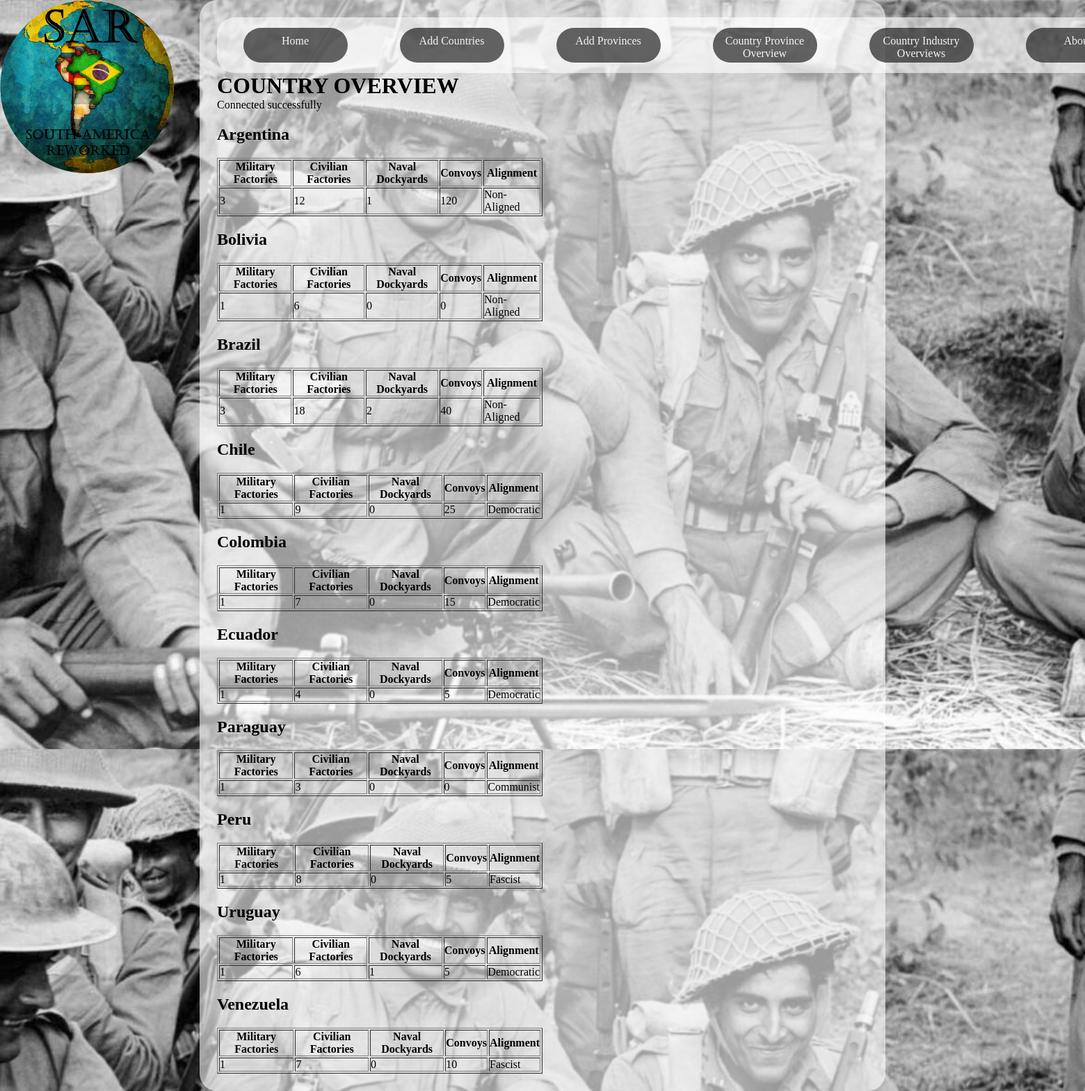
/HeartsOfIronIVSouthAmerica/countryindustry.php, run on the app's committed database.
### tables this page shows
CREATE TABLE `country` (
  `NAME` varchar(50) NOT NULL,
  `MILITARY` int(11) DEFAULT NULL,
  `CIVILIAN` int(11) DEFAULT NULL,
  `NAVAL` int(11) DEFAULT NULL,
  `CONVOYS` int(11) DEFAULT NULL,
  `ALIGNMENT` varchar(50) DEFAULT NULL
);

### HeartsOfIronIVSouthAmerica/countryindustry.php (the view, shortened to what this page needs)
<!DOCTYPE html>
<html>
    <head>
        <link rel="stylesheet" type="text/css" href="southamericaexpanded.css">
    </head>
    <body>
        <a class="navlink" href="infopage.php"><a<div id="logo">
                </div></a>
            <div id="wrap">
                <div id="navbar">
                    <a class="navlink" href="infopage.php"><div class="navbut"><div class="navtext"><p>
                                    Home
                                </p></div></div></a>
                    <a class="navlink" href="addcountry.php"><div class="navbut"><div class="navtext"><p>
                                    Add Countries
                                </p></div></div></a>
                    <a class="navlink" href="addprovince.php"><div class="navbut"><div class="navtext"><p>
                                    Add Provinces
                                </p></div></div></a>
                    <a class="navlink" href="countryoverview.php"><div class="navbut"><div class="navtext"><p>
                                    Country Province Overview
                                </p></div></div></a>
                    <a class="navlink" href="countryindustry.php"><div class="navbut"><div class="navtext"><p>
                                    Country Industry Overviews
                                </p></div></div></a>
                    <a class="navlink" href="about.php"><div class="navbut"><div class="navtext"><p>
                                    About
                                </p></div></div></a>
                </div>
                <h1>
                    COUNTRY OVERVIEW
                </h1>
                <?php
                $servername = "localhost";
                $username = "root";
                $password = "";
                $DBC = mysqli_connect($servername, $username, $password);
                if (!$DBC) {
                    die("Connection failed: " . mysqli_connect_error());
                } else {
                    echo "<p>Connected successfully</p>";
                    $db = 'HOIIVSA';
                    mysqli_select_db($DBC, $db);
                    $argsql = "SELECT MILITARY, CIVILIAN, NAVAL, CONVOYS, ALIGNMENT FROM COUNTRY WHERE NAME = 'Argentina'";
                    $bolsql = "SELECT MILITARY, CIVILIAN, NAVAL, CONVOYS, ALIGNMENT FROM COUNTRY WHERE NAME = 'Bolivia'";
                    $brasql = "SELECT MILITARY, CIVILIAN, NAVAL, CONVOYS, ALIGNMENT FROM COUNTRY WHERE NAME = 'Brazil'";
                    $chlsql = "SELECT MILITARY, CIVILIAN, NAVAL, CONVOYS, ALIGNMENT FROM COUNTRY WHERE NAME = 'Chile'";
                    $colsql = "SELECT MILITARY, CIVILIAN, NAVAL, CONVOYS, ALIGNMENT FROM COUNTRY WHERE NAME = 'Colombia'";
                    $ecusql = "SELECT MILITARY, CIVILIAN, NAVAL, CONVOYS, ALIGNMENT FROM COUNTRY WHERE NAME = 'Ecuador'";
                    $parsql = "SELECT MILITARY, CIVILIAN, NAVAL, CONVOYS, ALIGNMENT FROM COUNTRY WHERE NAME = 'Paraguay'";
                    $persql = "SELECT MILITARY, CIVILIAN, NAVAL, CONVOYS, ALIGNMENT FROM COUNTRY WHERE NAME = 'Peru'";
                    $urusql = "SELECT MILITARY, CIVILIAN, NAVAL, CONVOYS, ALIGNMENT FROM COUNTRY WHERE NAME = 'Uruguay'";
                    $vensql = "SELECT MILITARY, CIVILIAN, NAVAL, CONVOYS, ALIGNMENT FROM COUNTRY WHERE NAME = 'Venezuela'";
                    $arg = mysqli_query($DBC, $argsql);
                    $bol = mysqli_query($DBC, $bolsql);
                    $bra = mysqli_query($DBC, $brasql);
                    $chl = mysqli_query($DBC, $chlsql);
                    $col = mysqli_query($DBC, $colsql);
                    $ecu = mysqli_query($DBC, $ecusql);
                    $par = mysqli_query($DBC, $parsql);
                    $per = mysqli_query($DBC, $persql);
                    $uru = mysqli_query($DBC, $urusql);
                    $ven = mysqli_query($DBC, $vensql);
                    echo "<h2>Argentina</h2> <table border='1' width='50%'> <tr><th>Military Factories</th><th>Civilian Factories</th><th>Naval Dockyards</th><th>Convoys</th><th>Alignment</th></tr>";
                    while ($argpr = mysqli_fetch_assoc($arg)) {
                        echo "<tr><td>$argpr[MILITARY]</td>"
                        . "<td>$argpr[CIVILIAN]</td>"
                        . "<td>$argpr[NAVAL]</td>"
                        . "<td>$argpr[CONVOYS]</td>"
                        . "<td>$argpr[ALIGNMENT]</td></tr>";
                    }
                    echo "</table>";
                    echo "<h2>Bolivia</h2> <table border='1' width='50%'> <tr><th>Military Factories</th><th>Civilian Factories</th><th>Naval Dockyards</th><th>Convoys</th><th>Alignment</th></tr>";
                    while ($bolpr = mysqli_fetch_assoc($bol)) {
                        echo "<tr><td>$bolpr[MILITARY]</td>"
                        . "<td>$bolpr[CIVILIAN]</td>"
                        . "<td>$bolpr[NAVAL]</td>"
                        . "<td>$bolpr[CONVOYS]</td>"
                        . "<td>$bolpr[ALIGNMENT]</td></tr>";
                    }
                    echo "</table>";
                    echo "<h2>Brazil</h2> <table border='1' width='50%'> <tr><th>Military Factories</th><th>Civilian Factories</th><th>Naval Dockyards</th><th>Convoys</th><th>Alignment</th></tr>";
                    while ($brapr = mysqli_fetch_assoc($bra)) {
                        echo "<tr><td>$brapr[MILITARY]</td>"
                        . "<td>$brapr[CIVILIAN]</td>"
                        . "<td>$brapr[NAVAL]</td>"
                        . "<td>$brapr[CONVOYS]</td>"
                        . "<td>$brapr[ALIGNMENT]</td></tr>";
                    }
                    echo "</table>";
                    echo "<h2>Chile</h2> <table border='1' width='50%'> <tr><th>Military Factories</th><th>Civilian Factories</th><th>Naval Dockyards</th><th>Convoys</th><th>Alignment</th></tr>";
                    while ($chlpr = mysqli_fetch_assoc($chl)) {
                        echo "<tr><td>$chlpr[MILITARY]</td>"
                        . "<td>$chlpr[CIVILIAN]</td>"
                        . "<td>$chlpr[NAVAL]</td>"
                        . "<td>$chlpr[CONVOYS]</td>"
                        . "<td>$chlpr[ALIGNMENT]</td></tr>";
                    }
                    echo "</table>";
                    echo "<h2>Colombia</h2> <table border='1' width='50%'> <tr><th>Military Factories</th><th>Civilian Factories</th><th>Naval Dockyards</th><th>Convoys</th><th>Alignment</th></tr>";
                    while ($colpr = mysqli_fetch_assoc($col)) {
                        echo "<tr><td>$colpr[MILITARY]</td>"
                        . "<td>$colpr[CIVILIAN]</td>"
                        . "<td>$colpr[NAVAL]</td>"
                        . "<td>$colpr[CONVOYS]</td>"
                        . "<td>$colpr[ALIGNMENT]</td></tr>";
                    }
                    echo "</table>";
                    echo "<h2>Ecuador</h2> <table border='1' width='50%'> <tr><th>Military Factories</th><th>Civilian Factories</th><th>Naval Dockyards</th><th>Convoys</th><th>Alignment</th></tr>";
                    while ($ecupr = mysqli_fetch_assoc($ecu)) {
                        echo "<tr><td>$ecupr[MILITARY]</td>"
                        . "<td>$ecupr[CIVILIAN]</td>"
                        . "<td>$ecupr[NAVAL]</td>"
                        . "<td>$ecupr[CONVOYS]</td>"
                        . "<td>$ecupr[ALIGNMENT]</td></tr>";
                    }
                    echo "</table>";
                    echo "<h2>Paraguay</h2> <table border='1' width='50%'> <tr><th>Military Factories</th><th>Civilian Factories</th><th>Naval Dockyards</th><th>Convoys</th><th>Alignment</th></tr>";
                    while ($parpr = mysqli_fetch_assoc($par)) {
                        echo "<tr><td>$parpr[MILITARY]</td>"
                        . "<td>$parpr[CIVILIAN]</td>"
                        . "<td>$parpr[NAVAL]</td>"
                        . "<td>$parpr[CONVOYS]</td>"
                        . "<td>$parpr[ALIGNMENT]</td></tr>";
                    }
                    echo "</table>";
                    echo "<h2>Peru</h2> <table border='1' width='50%'> <tr><th>Military Factories</th><th>Civilian Factories</th><th>Naval Dockyards</th><th>Convoys</th><th>Alignment</th></tr>";
                    while ($perpr = mysqli_fetch_assoc($per)) {
                        echo "<tr><td>$perpr[MILITARY]</td>"
                        . "<td>$perpr[CIVILIAN]</td>"
                        . "<td>$perpr[NAVAL]</td>"
                        . "<td>$perpr[CONVOYS]</td>"
                        . "<td>$perpr[ALIGNMENT]</td></tr>";
                    }
                    echo "</table>";
                    echo "<h2>Uruguay</h2> <table border='1' width='50%'> <tr><th>Military Factories</th><th>Civilian Factories</th><th>Naval Dockyards</th><th>Convoys</th><th>Alignment</th></tr>";
                    while ($urupr = mysqli_fetch_assoc($uru)) {
                        echo "<tr><td>$urupr[MILITARY]</td>"
                        . "<td>$urupr[CIVILIAN]</td>"
                        . "<td>$urupr[NAVAL]</td>"
                        . "<td>$urupr[CONVOYS]</td>"
                        . "<td>$urupr[ALIGNMENT]</td></tr>";
                    }
                    echo "</table>";
                    echo "<h2>Venezuela</h2> <table border='1' width='50%'> <tr><th>Military Factories</th><th>Civilian Factories</th><th>Naval Dockyards</th><th>Convoys</th><th>Alignment</th></tr>";
                    while ($venpr = mysqli_fetch_assoc($ven)) {
                        echo "<tr><td>$venpr[MILITARY]</td>"
                        . "<td>$venpr[CIVILIAN]</td>"
                        . "<td>$venpr[NAVAL]</td>"
                        . "<td>$venpr[CONVOYS]</td>"
                        . "<td>$venpr[ALIGNMENT]</td></tr>";
                    }
                    echo "</table>";
                }
                ?>
            </div>
    </body>
</html>

### HeartsOfIronIVSouthAmerica/southamericaexpanded.css (style rules this page uses)
* { margin:0; padding:0; }
html { background-image:url("images/saebackground.jpg"); background-attachment: fixed; background-size: 100%; }
#wrap { width:60%; height:100%; margin:0 auto; background-color: rgba(255, 255, 255, 0.6); border-radius:25px; padding:25px; }
#navbar { width:1350px; height:80px; margin:0 auto; background-color: rgba(255, 255, 255, 0.6); border-radius:25px; }
.navbut { width:150px; height:50px; background-color: rgba(0, 0, 0, 0.6); float:left; margin-left:37.5px; margin-right:37.5px; margin-top:15px; border-radius:25px; text-align: center; }
.navlink { color: whitesmoke; }
.navtext { margin-top:10px; }
h2 { margin-bottom:20px; margin-top:20px; }
#logo { background-image: url("images/SAELOGO.png"); height:250px; width:250px; background-attachment: scroll; float:left; }

### data on the page
country: MILITARY "3", CIVILIAN "12", NAVAL "1", CONVOYS "120", ALIGNMENT "Non-Aligned"
country: MILITARY "1", CIVILIAN "6", NAVAL "0", CONVOYS "0", ALIGNMENT "Non-Aligned"
country: MILITARY "3", CIVILIAN "18", NAVAL "2", CONVOYS "40", ALIGNMENT "Non-Aligned"
country: MILITARY "1", CIVILIAN "9", NAVAL "0", CONVOYS "25", ALIGNMENT "Democratic"
country: MILITARY "1", CIVILIAN "7", NAVAL "0", CONVOYS "15", ALIGNMENT "Democratic"
country: MILITARY "1", CIVILIAN "4", NAVAL "0", CONVOYS "5", ALIGNMENT "Democratic"
country: MILITARY "1", CIVILIAN "3", NAVAL "0", CONVOYS "0", ALIGNMENT "Communist"
country: MILITARY "1", CIVILIAN "8", NAVAL "0", CONVOYS "5", ALIGNMENT "Fascist"
country: MILITARY "1", CIVILIAN "6", NAVAL "1", CONVOYS "5", ALIGNMENT "Democratic"
country: MILITARY "1", CIVILIAN "7", NAVAL "0", CONVOYS "10", ALIGNMENT "Fascist"
